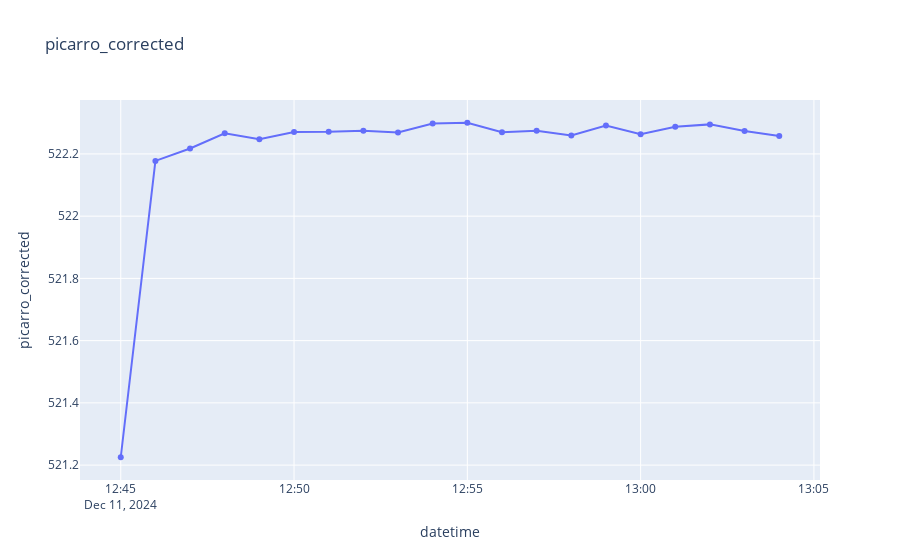
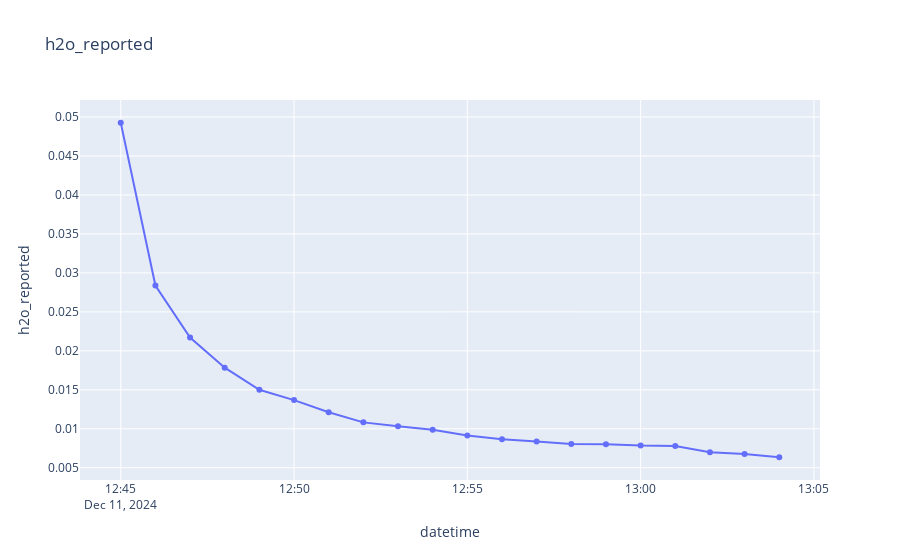

Notebook cell for these charts, in order:
### Code cell
# 81 12:44 - 13:04
# Reading: 518.9

start_date = datetime(2024, 12, 11, 12, 44, 49)
end_date = datetime(2024, 12, 11, 13, 4, 0)

process_measurement(start_date, end_date, plot = True)

### Figure 1 — Plotly figure (JSON) as saved in the notebook; plotly's stock layout.template omitted (floating-point values rounded to 4 significant figures)
{"data": [{"hovertemplate": "datetime=%{x}<br>picarro_corrected=%{y}<extra></extra>", "legendgroup": "", "line": {"color": "#636efa", "dash": "solid"}, "marker": {"symbol": "circle"}, "mode": "lines+markers", "name": "", "orientation": "v", "showlegend": false, "type": "scatter", "x": ["2024-12-11T12:45:00", "2024-12-11T12:46:00", "2024-12-11T12:47:00", "2024-12-11T12:48:00", "2024-12-11T12:49:00", "2024-12-11T12:50:00", "2024-12-11T12:51:00", "2024-12-11T12:52:00", "2024-12-11T12:53:00", "2024-12-11T12:54:00", "2024-12-11T12:55:00", "2024-12-11T12:56:00", "2024-12-11T12:57:00", "2024-12-11T12:58:00", "2024-12-11T12:59:00", "2024-12-11T13:00:00", "2024-12-11T13:01:00", "2024-12-11T13:02:00", "2024-12-11T13:03:00", "2024-12-11T13:04:00"], "xaxis": "x", "y": [521.2, 522.2, 522.2, 522.3, 522.2, 522.3, 522.3, 522.3, 522.3, 522.3, 522.3, 522.3, 522.3, 522.3, 522.3, 522.3, 522.3, 522.3, 522.3, 522.3], "yaxis": "y"}], "layout": {"legend": {"tracegroupgap": 0}, "title": {"text": "picarro_corrected"}, "xaxis": {"anchor": "y", "domain": [0, 1], "title": {"text": "datetime"}}, "yaxis": {"anchor": "x", "domain": [0, 1], "title": {"text": "picarro_corrected"}}}}

### Figure 2 — Plotly figure (JSON) as saved in the notebook; plotly's stock layout.template omitted (floating-point values rounded to 4 significant figures)
{"data": [{"hovertemplate": "datetime=%{x}<br>h2o_reported=%{y}<extra></extra>", "legendgroup": "", "line": {"color": "#636efa", "dash": "solid"}, "marker": {"symbol": "circle"}, "mode": "lines+markers", "name": "", "orientation": "v", "showlegend": false, "type": "scatter", "x": ["2024-12-11T12:45:00", "2024-12-11T12:46:00", "2024-12-11T12:47:00", "2024-12-11T12:48:00", "2024-12-11T12:49:00", "2024-12-11T12:50:00", "2024-12-11T12:51:00", "2024-12-11T12:52:00", "2024-12-11T12:53:00", "2024-12-11T12:54:00", "2024-12-11T12:55:00", "2024-12-11T12:56:00", "2024-12-11T12:57:00", "2024-12-11T12:58:00", "2024-12-11T12:59:00", "2024-12-11T13:00:00", "2024-12-11T13:01:00", "2024-12-11T13:02:00", "2024-12-11T13:03:00", "2024-12-11T13:04:00"], "xaxis": "x", "y": [0.04926, 0.02837, 0.02172, 0.01784, 0.01501, 0.01368, 0.01211, 0.01082, 0.01034, 0.009871, 0.009149, 0.008673, 0.00838, 0.008039, 0.008029, 0.007851, 0.007785, 0.006997, 0.006777, 0.00635], "yaxis": "y"}], "layout": {"legend": {"tracegroupgap": 0}, "title": {"text": "h2o_reported"}, "xaxis": {"anchor": "y", "domain": [0, 1], "title": {"text": "datetime"}}, "yaxis": {"anchor": "x", "domain": [0, 1], "title": {"text": "h2o_reported"}}}}
